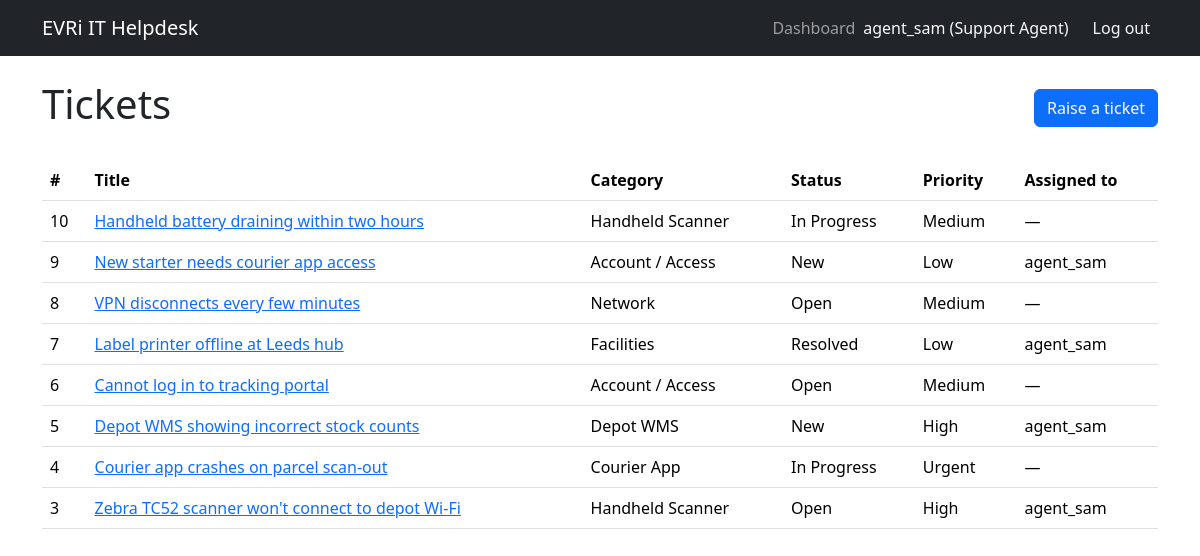
The app's page /tickets/ (signed in) with its own data.
### accounts/models.py (models this page shows, shortened)
class User(AbstractUser):
    class Role(models.TextChoices):
        USER = "USER", "End User"
        AGENT = "AGENT", "Support Agent"
        ADMIN = "ADMIN", "Administrator"
    role = models.CharField(
        max_length=10,
        choices=Role.choices,
        default=Role.USER,
    )
    department = models.CharField(max_length=100, blank=True)
    @property
    def is_administrator(self):
        return self.role == self.Role.ADMIN
    @property
    def is_support_staff(self):
        return self.role in {self.Role.AGENT, self.Role.ADMIN}

### tickets/models.py (models this page shows, shortened)
class Ticket(models.Model): #Tickets
    class Status(models.TextChoices):
        NEW = "NEW", "New"
        OPEN = "OPEN", "Open"
        IN_PROGRESS = "IN_PROGRESS", "In Progress"
        RESOLVED = "RESOLVED", "Resolved"
        CLOSED = "CLOSED", "Closed"
    class Priority(models.TextChoices):
        LOW = "LOW", "Low"
        MEDIUM = "MEDIUM", "Medium"
        HIGH = "HIGH", "High"
        URGENT = "URGENT", "Urgent"
    title = models.CharField(max_length=120)
    description = models.TextField()
    category = models.ForeignKey(
        Category,
        on_delete=models.PROTECT,
        related_name="tickets",
    )
    created_by = models.ForeignKey(
        settings.AUTH_USER_MODEL,
        on_delete=models.CASCADE,
        related_name="created_tickets",
    )
    assigned_to = models.ForeignKey(
        settings.AUTH_USER_MODEL,
        on_delete=models.SET_NULL,
        null=True,
        blank=True,
        related_name="assigned_tickets",
    )
    status = models.CharField(
        max_length=12, choices=Status.choices, default=Status.NEW
    )
    priority = models.CharField(
        max_length=6, choices=Priority.choices, default=Priority.MEDIUM
    )
    created_at = models.DateTimeField(auto_now_add=True)
    updated_at = models.DateTimeField(auto_now=True)
    resolved_at = models.DateTimeField(null=True, blank=True)
    class Meta:
        ordering = ["-created_at"]  # Newest tickets first.

class Category(models.Model): #Ticket Categories
    name = models.CharField(max_length=100, unique=True)
    description = models.TextField(blank=True)
    class Meta:
        verbose_name_plural = "categories"  # Avoids the use of "Categorys" in the admin panel.
        ordering = ["name"]

### tickets/views.py (the view)
# urls.py: path("", views.TicketListView.as_view(), name="list"),
class TicketListView(LoginRequiredMixin, ListView):
    model = Ticket
    template_name = "tickets/ticket_list.html"
    context_object_name = "tickets"
    paginate_by = 10  # Keeps long lists manageable.
    def get_queryset(self):
        user = self.request.user
        if user.is_support_staff:
            qs = Ticket.objects.all()
        else:
            qs = Ticket.objects.filter(created_by=user)
        return qs.select_related("category", "assigned_to", "created_by")

### templates/tickets/ticket_list.html (shortened to what this page needs)
{% extends "base.html" %}
{% block content %}
  <div class="d-flex justify-content-between align-items-center mb-4">
    <h1>Tickets</h1>
    <a href="{% url 'tickets:create' %}" class="btn btn-primary">Raise a ticket</a>
  </div>
  {% if tickets %}
    <table class="table table-hover">
      <thead>
        <tr>
          <th>#</th><th>Title</th><th>Category</th>
          <th>Status</th><th>Priority</th><th>Assigned to</th>
        </tr>
      </thead>
      <tbody>
        {% for ticket in tickets %}
          <tr>
            <td>{{ ticket.pk }}</td>
            <td><a href="{% url 'tickets:detail' ticket.pk %}">{{ ticket.title }}</a></td>
            <td>{{ ticket.category.name }}</td>
            <td>{{ ticket.get_status_display }}</td>
            <td>{{ ticket.get_priority_display }}</td>
            <td>{{ ticket.assigned_to.username|default:"—" }}</td>
          </tr>
        {% endfor %}
      </tbody>
    </table>
  {% else %}
    <p class="text-muted">No tickets to show.</p>
  {% endif %}
{% endblock %}

### templates/base.html (shortened to what this page needs)
<!DOCTYPE html>
<html lang="en">
<head>
  <link href="https://cdn.jsdelivr.net/npm/bootstrap@5.3.3/dist/css/bootstrap.min.css" rel="stylesheet">
</head>
<body>
  <nav class="navbar navbar-expand-lg navbar-dark bg-dark">
    <div class="container">
      <a class="navbar-brand" href="/">EVRi IT Helpdesk</a>
      <div class="navbar-nav ms-auto">
        {% if user.is_authenticated %}
          <a class="nav-link" href="{% url 'dashboard:home' %}">Dashboard</a>
          <span class="navbar-text text-light me-3">{{ user.username }} ({{ user.get_role_display }})</span>
          <form method="post" action="{% url 'logout' %}" class="d-inline">
            <button type="submit" class="nav-link btn btn-link text-light">Log out</button>
          </form>
        {% else %}
          <a class="nav-link" href="{% url 'login' %}">Log in</a>
          <a class="nav-link" href="{% url 'accounts:register' %}">Register</a>
        {% endif %}
      </div>
    </div>
  </nav>
  <main class="container py-4">
    {% block content %}{% endblock %}
  </main>
</body>
</html>

### records on screen
User: username "agent_sam", role "Support Agent"
Ticket: pk "10", title "Handheld battery draining within two hours", category.name "Handheld Scanner", status "In Progress", priority "Medium", assigned_to.username "—"
Ticket: pk "9", title "New starter needs courier app access", category.name "Account / Access", status "New", priority "Low", assigned_to.username "agent_sam"
Ticket: pk "8", title "VPN disconnects every few minutes", category.name "Network", status "Open", priority "Medium", assigned_to.username "—"
Ticket: pk "7", title "Label printer offline at Leeds hub", category.name "Facilities", status "Resolved", priority "Low", assigned_to.username "agent_sam"
Ticket: pk "6", title "Cannot log in to tracking portal", category.name "Account / Access", status "Open", priority "Medium", assigned_to.username "—"
Ticket: pk "5", title "Depot WMS showing incorrect stock counts", category.name "Depot WMS", status "New", priority "High", assigned_to.username "agent_sam"
Ticket: pk "4", title "Courier app crashes on parcel scan-out", category.name "Courier App", status "In Progress", priority "Urgent", assigned_to.username "—"
Ticket: pk "3", title "Zebra TC52 scanner won't connect to depot Wi-Fi", category.name "Handheld Scanner", status "Open", priority "High", assigned_to.username "agent_sam"
